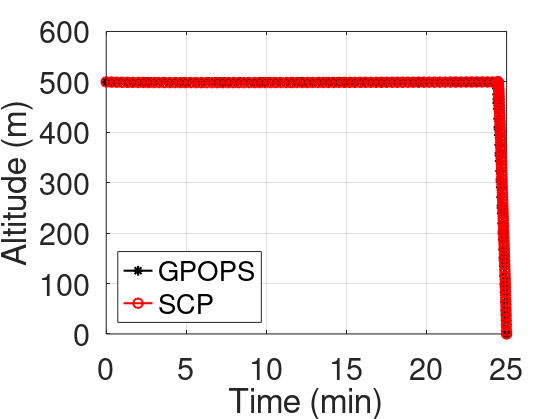
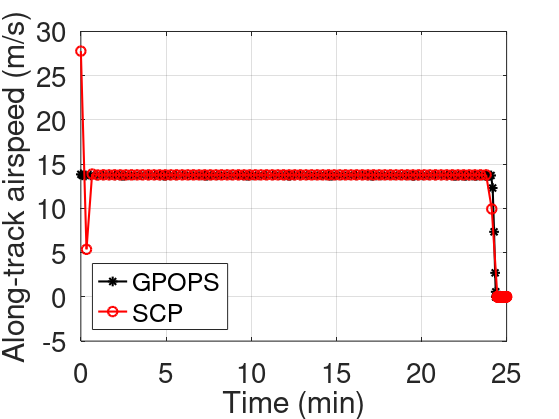
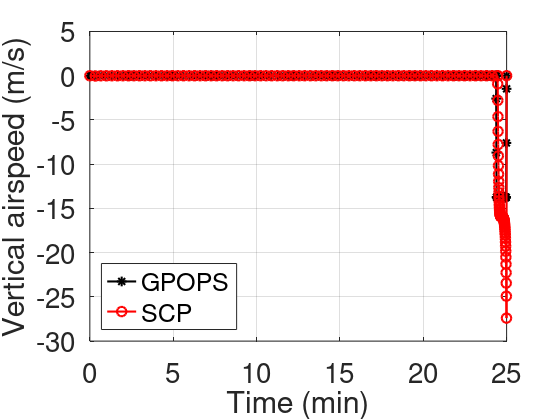
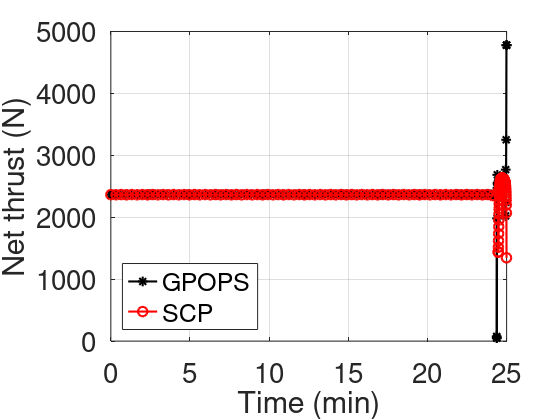

Write MATLAB code to recreate these figures, in order.
% Compare results from the folders "SCP" and "Verify_gpops_convex" with
% nonconvex control constraint u2^2+u3^2=u4

clear
clc
close all
format short

% parameters

load data_gpops.mat
load data_scp.mat

tG = tG/60;
tS = tS/60;
thetaS = atan(u1S./u2S)*180/pi;
% x vs. t
figure
plot(tG, xG, 'k-*', 'markersize', 7, 'linewidth', 1.5);
hold on
plot(tS, xS, 'r-o', 'markersize', 7, 'linewidth', 1.5);
xlabel('Time (min)', 'FontSize', 20);
ylabel('Along-track distance (m)', 'FontSize', 20);
xlim([0 25]);
leg = legend('GPOPS', 'SCP');
legend('Location','southwest')
set(leg,'FontSize',20);
set(gca,'FontSize',20);
set(gcf,'PaperUnits','inches');
set(gcf,'PaperSize',[8.5 7.5]);
grid on

%z vs. t
% figure
% plot(tG, zG, 'k-*', 'markersize', 7, 'linewidth', 1.5);
% hold on
% plot(tS, zS, 'r-o', 'markersize', 7, 'linewidth', 1.5);
% xlabel('Time (min)', 'FontSize', 22);
% ylabel('Altitude (m)', 'FontSize', 22);
% xlim([0 25]);
% leg = legend('GPOPS', 'SCP');
% set(leg,'FontSize',22);
% set(gca,'FontSize',22);
% grid on
%z vs. t
h = figure;
plot(tG, zG, 'k-*', 'markersize', 7, 'linewidth', 1.5);
hold on
plot(tS, zS, 'r-o', 'markersize', 7, 'linewidth', 1.5);
xlabel('Time (min)', 'FontSize', 20);
ylabel('Altitude (m)', 'FontSize', 20);
xlim([0 25]);
leg = legend('GPOPS', 'SCP');
legend('Location','southwest')
set(leg,'FontSize',22);
set(gca,'FontSize',22);
grid on
set(h,'Units','Inches');
pos = get(h,'Position');
set(h,'PaperPositionMode','Auto','PaperUnits','Inches','PaperSize',[pos(3), pos(4)])
print(h,'conop1_altitude','-dpdf','-r0')



% vx vs. t
h = figure;
plot(tG, vxG, 'k-*', 'markersize', 7, 'linewidth', 1.5);
hold on
plot(tS, vxS, 'r-o', 'markersize', 7, 'linewidth', 1.5);
xlabel('Time (min)', 'FontSize', 20);
ylabel('Along-track airspeed (m/s)', 'FontSize', 20);
xlim([0 25]);
leg = legend('GPOPS', 'SCP');
legend('Location','southwest')
set(leg,'FontSize',20);
set(gca,'FontSize',20);
grid on
set(h,'Units','Inches');
pos = get(h,'Position');
set(h,'PaperPositionMode','Auto','PaperUnits','Inches','PaperSize',[pos(3), pos(4)])
print(h,'conop1_alongspeed','-dpdf','-r0')

% vz vs. t
h = figure;
plot(tG, vzG, 'k-*', 'markersize', 7, 'linewidth', 1.5);
hold on
plot(tS, vzS, 'r-o', 'markersize', 7, 'linewidth', 1.5);
xlabel('Time (min)', 'FontSize', 20);
ylabel('Vertical airspeed (m/s)', 'FontSize', 20);
xlim([0 25]);
leg = legend('GPOPS', 'SCP');
legend('Location','southwest')
set(leg,'FontSize',20);
set(gca,'FontSize',20);
grid on
set(h,'Units','Inches');
pos = get(h,'Position');
set(h,'PaperPositionMode','Auto','PaperUnits','Inches','PaperSize',[pos(3), pos(4)])
print(h,'conop1_verticalspeed','-dpdf','-r0')
% % % u1 vs. t
% % figure
% % 
% % plot(tG, u1G, 'k-*', 'markersize', 7, 'linewidth', 1.5);
% % hold on
% % plot(tS, u1S, 'r-o', 'markersize', 7, 'linewidth', 1.5);
% % xlabel('Time (min)', 'FontSize', 18);
% % ylabel('u_1 (N)', 'FontSize', 18);
% % leg = legend('GPOPS', 'SCP');
% % set(leg,'FontSize',16);
% % set(gca,'FontSize',16);
% % grid on

% % % u2 vs. t
% % figure
% % plot(tG, u2G, 'k-*', 'markersize', 7, 'linewidth', 1.5);
% % hold on
% % plot(tS, u2S, 'r-o', 'markersize', 7, 'linewidth', 1.5);
% % xlabel('Time (min)', 'FontSize', 18);
% % ylabel('u_2 (N)', 'FontSize', 18);
% % leg = legend('GPOPS', 'SCP');
% % set(leg,'FontSize',16);
% % set(gca,'FontSize',16);
% % grid on

% % % u3 vs. t
% % figure
% % plot(tG, u3G, 'k-*', 'markersize', 7, 'linewidth', 1.5);
% % hold on
% % plot(tS, u3S, 'r-o', 'markersize', 7, 'linewidth', 1.5);
% % xlabel('Time (min)', 'FontSize', 18);
% % ylabel('u_3 (N)', 'FontSize', 18);
% % leg = legend('GPOPS', 'SCP');
% % set(leg,'FontSize',16);
% % set(gca,'FontSize',16);
% % grid on

% T vs. t
h = figure;
plot(tG, TG, 'k-*', 'markersize', 7, 'linewidth', 1.5);
hold on
plot(tS, sqrt(TS), 'r-o', 'markersize', 7, 'linewidth', 1.5);
xlabel('Time (min)', 'FontSize', 20);
ylabel('Net thrust (N)', 'FontSize', 20);
xlim([0 25]);
leg = legend('GPOPS', 'SCP');
legend('Location','southwest')
set(leg,'FontSize',20);
set(gca,'FontSize',20);
grid on
set(h,'Units','Inches');
pos = get(h,'Position');
set(h,'PaperPositionMode','Auto','PaperUnits','Inches','PaperSize',[pos(3), pos(4)])
print(h,'conop1_thrust','-dpdf','-r0')

% % T vs. t
% figure
% plot(tG(250:326), TG(250:326), 'k-*', 'markersize', 7, 'linewidth', 1.5);
% hold on
% plot(tS(72:150), sqrt(TS((72:150))), 'r-o', 'markersize', 7, 'linewidth', 1.5);
% xlabel('Time (min)', 'FontSize', 18);
% ylabel('Net thrust (N)', 'FontSize', 18);
% leg = legend('GPOPS', 'SCP');
% set(leg,'FontSize',16);
% set(gca,'FontSize',16);
% grid on

% Theta vs. t
h = figure;
plot(tG, thetaG, 'k-*', 'markersize', 7, 'linewidth', 1.5);
hold on
plot(tS, thetaS, 'r-o', 'markersize', 7, 'linewidth', 1.5);
xlabel('Time (min)', 'FontSize', 20);
ylabel('Pitch angle (deg)', 'FontSize', 20);
xlim([0 25]);
leg = legend('GPOPS', 'SCP');
legend('Location','southwest')
set(leg,'FontSize',20);
set(gca,'FontSize',20);
grid on
set(h,'Units','Inches');
pos = get(h,'Position');
set(h,'PaperPositionMode','Auto','PaperUnits','Inches','PaperSize',[pos(3), pos(4)])
print(h,'conop1_pitch','-dpdf','-r0')
% 
% % Theta vs. t
% figure
% plot(tG(250:326), thetaG(250:326), 'k-*', 'markersize', 7, 'linewidth', 1.5);
% hold on
% plot(tS(72 :150), thetaS(72:150), 'r-o', 'markersize', 7, 'linewidth', 1.5);
% xlabel('Time (min)', 'FontSize', 18);
% ylabel('Pitch angle (deg)', 'FontSize', 18);
% leg = legend('GPOPS', 'SCP');
% set(leg,'FontSize',16);
% set(gca,'FontSize',16);
% grid on

